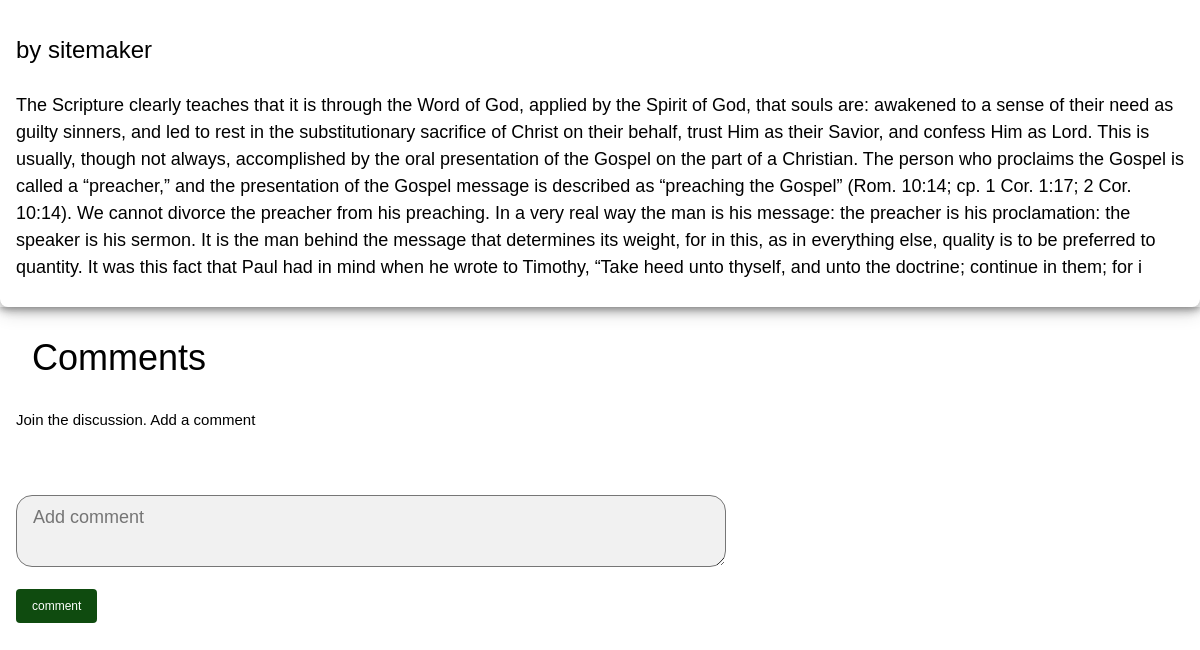
The app's page /db034eb6-873d-43ce-bfa9-4e93d2597e9e/detail (signed in, lower part), older data.
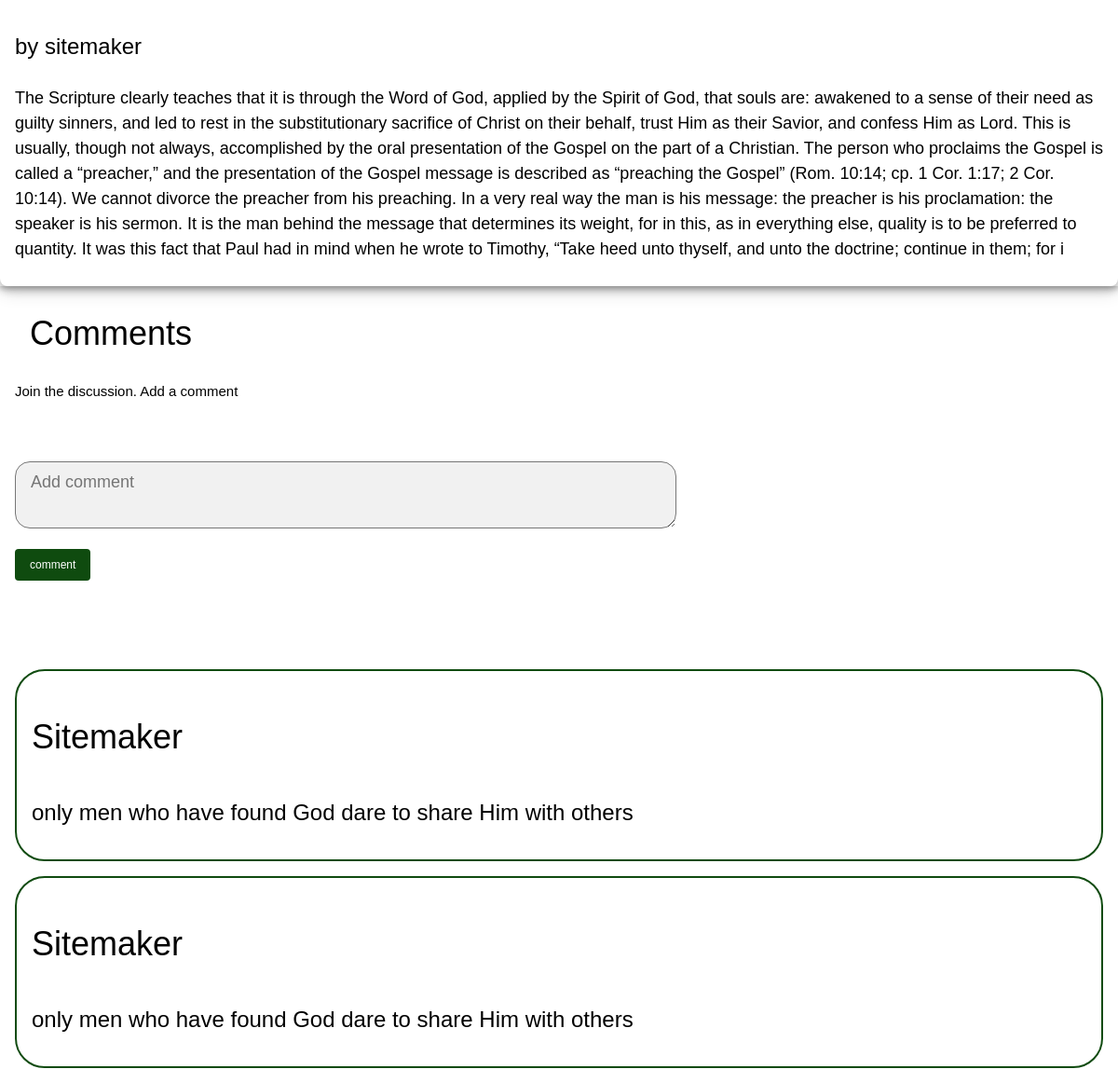
The same page, newer data.
### posts/models.py (models this page shows, shortened)
class Comment(models.Model):
    article = models.ForeignKey(
            Article,
            on_delete=models.CASCADE,
            related_name='comment',
    )
    author = models.ForeignKey(get_user_model(),on_delete=models.CASCADE)
    date = models.DateTimeField(default= datetime.now)
    comment = models.CharField(max_length=10000)

### users/models.py (models this page shows)
class CustomUser(AbstractUser):
    date_of_birth = models.DateField(blank=True,null=True)
    profile_pic = models.ImageField(upload_to='images/',blank=True)
    about = models.CharField(max_length=10000)

### posts/views.py (the view)
# urls.py: path('<uuid:pk>/detail',ArticleDetailView.as_view(),name='article_detail'),
class ArticleDetailView(LoginRequiredMixin,DetailView,):
    model = Article
    template_name = 'article_detail.html'
    login_url = 'account_login'
    context_object_name = 'article_detail'

### templates/article_detail.html (shortened to what this page needs)
{% extends 'base.html' %}
{% load static %}
{% block content %}
<div class=" w3-card-4 w3-margin-bottom w3-margin-top  w3-round-large " style="border-color: st-green;border-width: 0px;border-style: solid;">
    <div class="w3-card w3-padding "><a >
                <p class=" w3-xxxlarge" >{{ article_detail.title }} <p class="w3-xlarge">by {{ article_detail.author }}</p></p>
                <p class="w3-large">{{ article_detail.body }}</p>
            </a>
    </div>
</div>
    {% if user.is_authenticated %}
    <div class=" w3-text-st-green w3-padding w3-margin-left w3-margin-bottom w3-xxlarge">Comments </div>
    <div class="w3-margin-left">Join the discussion. Add a comment</div>
    <div class="w3-padding-64 w3-margin-left">
        <div class="">
            <form action="{% url 'comment' article_detail.pk %}"  method="post">
                <textarea type="text" name="comment" id="comment" placeholder="Add comment" style="border: 2px solid st-green;width: 60%;" class="w3-large w3-padding w3-light-grey w3-round-xlarge"></textarea>
                <p><button  type="submit" class="w3-button w3-round  st-green w3-ripple w3-small w3-hover-green">comment</button></p>
            </form>
        </div>
    </div>
    {% endif %}
    {% for comment in article_detail.comment.all %}
    <div class=" w3-padding  w3-display-center w3-round-xxlarge w3-margin " style="border: 2px solid var(--st-grn);">
        <p class="w3-xxlarge w3-text-st-green" style="text-transform:capitalize;">{{ comment.author}}</p>
        <p class="w3-xlarge">{{ comment.comment }}</p>
    </div>
    {% endfor %}
{% endblock content %}

Row changes from the older to the newer data that the page shows:
added Comment: author "Sitemaker", comment "only men who have found God dare to share Him with others"
added Comment: author "Sitemaker", comment "only men who have found God dare to share Him with others"
